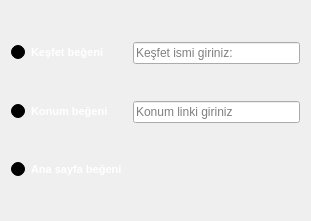
    <widget class="QWidget" name="gridLayoutWidget_2">
     <property name="geometry">
      <rect>
       <x>650</x>
       <y>300</y>
       <width>311</width>
       <height>221</height>
      </rect>
     </property>
     <layout class="QGridLayout" name="begeniislemleri">
      <item row="0" column="1">
       <widget class="QLineEdit" name="lnlkesfetbegeni">
        <property name="placeholderText">
         <string>Keşfet ismi giriniz:</string>
        </property>
       </widget>
      </item>
      <item row="1" column="0">
       <widget class="QRadioButton" name="konumbegeni">
        <property name="palette">
         <palette>
          <active>
           <colorrole role="WindowText">
            <brush brushstyle="SolidPattern">
             <color alpha="255">
              <red>255</red>
              <green>255</green>
              <blue>255</blue>
             </color>
            </brush>
           </colorrole>
           <colorrole role="Button">
            <brush brushstyle="LinearGradientPattern">
             <gradient startx="1.000000000000000" starty="0.000000000000000" endx="1.000000000000000" endy="0.000000000000000" type="LinearGradient" spread="PadSpread" coordinatemode="ObjectBoundingMode">
              <gradientstop position="0.000000000000000">
               <color alpha="255">
                <red>102</red>
                <green>107</green>
                <blue>161</blue>
               </color>
              </gradientstop>
              <gradientstop position="1.000000000000000">
               <color alpha="255">
                <red>255</red>
                <green>255</green>
                <blue>255</blue>
               </color>
              </gradientstop>
             </gradient>
            </brush>
           </colorrole>
           <colorrole role="Base">
            <brush brushstyle="LinearGradientPattern">
             <gradient startx="1.000000000000000" starty="0.000000000000000" endx="1.000000000000000" endy="0.000000000000000" type="LinearGradient" spread="PadSpread" coordinatemode="ObjectBoundingMode">
              <gradientstop position="0.000000000000000">
               <color alpha="255">
                <red>102</red>
                <green>107</green>
                <blue>161</blue>
               </color>
              </gradientstop>
              <gradientstop position="1.000000000000000">
               <color alpha="255">
                <red>255</red>
                <green>255</green>
                <blue>255</blue>
               </color>
              </gradientstop>
             </gradient>
            </brush>
           </colorrole>
           <colorrole role="Window">
            <brush brushstyle="LinearGradientPattern">
             <gradient startx="1.000000000000000" starty="0.000000000000000" endx="1.000000000000000" endy="0.000000000000000" type="LinearGradient" spread="PadSpread" coordinatemode="ObjectBoundingMode">
              <gradientstop position="0.000000000000000">
               <color alpha="255">
                <red>102</red>
                <green>107</green>
                <blue>161</blue>
               </color>
              </gradientstop>
              <gradientstop position="1.000000000000000">
               <color alpha="255">
                <red>255</red>
                <green>255</green>
                <blue>255</blue>
               </color>
              </gradientstop>
             </gradient>
            </brush>
           </colorrole>
          </active>
          <inactive>
           <colorrole role="WindowText">
            <brush brushstyle="SolidPattern">
             <color alpha="255">
              <red>255</red>
              <green>255</green>
              <blue>255</blue>
             </color>
            </brush>
           </colorrole>
           <colorrole role="Button">
            <brush brushstyle="LinearGradientPattern">
             <gradient startx="1.000000000000000" starty="0.000000000000000" endx="1.000000000000000" endy="0.000000000000000" type="LinearGradient" spread="PadSpread" coordinatemode="ObjectBoundingMode">
              <gradientstop position="0.000000000000000">
               <color alpha="255">
                <red>102</red>
                <green>107</green>
                <blue>161</blue>
               </color>
              </gradientstop>
              <gradientstop position="1.000000000000000">
               <color alpha="255">
                <red>255</red>
                <green>255</green>
                <blue>255</blue>
               </color>
              </gradientstop>
             </gradient>
            </brush>
           </colorrole>
           <colorrole role="Base">
            <brush brushstyle="LinearGradientPattern">
             <gradient startx="1.000000000000000" starty="0.000000000000000" endx="1.000000000000000" endy="0.000000000000000" type="LinearGradient" spread="PadSpread" coordinatemode="ObjectBoundingMode">
              <gradientstop position="0.000000000000000">
               <color alpha="255">
                <red>102</red>
                <green>107</green>
                <blue>161</blue>
               </color>
              </gradientstop>
              <gradientstop position="1.000000000000000">
               <color alpha="255">
                <red>255</red>
                <green>255</green>
                <blue>255</blue>
               </color>
              </gradientstop>
             </gradient>
            </brush>
           </colorrole>
           <colorrole role="Window">
            <brush brushstyle="LinearGradientPattern">
             <gradient startx="1.000000000000000" starty="0.000000000000000" endx="1.000000000000000" endy="0.000000000000000" type="LinearGradient" spread="PadSpread" coordinatemode="ObjectBoundingMode">
              <gradientstop position="0.000000000000000">
               <color alpha="255">
                <red>102</red>
                <green>107</green>
                <blue>161</blue>
               </color>
              </gradientstop>
              <gradientstop position="1.000000000000000">
               <color alpha="255">
                <red>255</red>
                <green>255</green>
                <blue>255</blue>
               </color>
              </gradientstop>
             </gradient>
            </brush>
           </colorrole>
          </inactive>
          <disabled>
           <colorrole role="WindowText">
            <brush brushstyle="SolidPattern">
             <color alpha="255">
              <red>120</red>
              <green>120</green>
              <blue>120</blue>
             </color>
            </brush>
           </colorrole>
           <colorrole role="Button">
            <brush brushstyle="LinearGradientPattern">
             <gradient startx="1.000000000000000" starty="0.000000000000000" endx="1.000000000000000" endy="0.000000000000000" type="LinearGradient" spread="PadSpread" coordinatemode="ObjectBoundingMode">
              <gradientstop position="0.000000000000000">
               <color alpha="255">
                <red>102</red>
                <green>107</green>
                <blue>161</blue>
               </color>
              </gradientstop>
              <gradientstop position="1.000000000000000">
               <color alpha="255">
                <red>255</red>
                <green>255</green>
                <blue>255</blue>
               </color>
              </gradientstop>
             </gradient>
            </brush>
           </colorrole>
           <colorrole role="Base">
            <brush brushstyle="LinearGradientPattern">
             <gradient startx="1.000000000000000" starty="0.000000000000000" endx="1.000000000000000" endy="0.000000000000000" type="LinearGradient" spread="PadSpread" coordinatemode="ObjectBoundingMode">
              <gradientstop position="0.000000000000000">
               <color alpha="255">
                <red>102</red>
                <green>107</green>
                <blue>161</blue>
               </color>
              </gradientstop>
              <gradientstop position="1.000000000000000">
               <color alpha="255">
                <red>255</red>
                <green>255</green>
                <blue>255</blue>
               </color>
              </gradientstop>
             </gradient>
            </brush>
           </colorrole>
           <colorrole role="Window">
            <brush brushstyle="LinearGradientPattern">
             <gradient startx="1.000000000000000" starty="0.000000000000000" endx="1.000000000000000" endy="0.000000000000000" type="LinearGradient" spread="PadSpread" coordinatemode="ObjectBoundingMode">
              <gradientstop position="0.000000000000000">
               <color alpha="255">
                <red>102</red>
                <green>107</green>
                <blue>161</blue>
               </color>
              </gradientstop>
              <gradientstop position="1.000000000000000">
               <color alpha="255">
                <red>255</red>
                <green>255</green>
                <blue>255</blue>
               </color>
              </gradientstop>
             </gradient>
            </brush>
           </colorrole>
          </disabled>
         </palette>
        </property>
        <property name="font">
         <font>
          <pointsize>8</pointsize>
          <weight>75</weight>
          <bold>true</bold>
         </font>
        </property>
        <property name="text">
         <string>Konum beğeni</string>
        </property>
       </widget>
      </item>
      <item row="1" column="1">
       <widget class="QLineEdit" name="lnlkonumbegeni">
        <property name="placeholderText">
         <string>Konum linki giriniz</string>
        </property>
       </widget>
      </item>
      <item row="0" column="0">
       <widget class="QRadioButton" name="kesfetbegeni">
        <property name="palette">
         <palette>
          <active>
           <colorrole role="WindowText">
            <brush brushstyle="SolidPattern">
             <color alpha="255">
              <red>255</red>
              <green>255</green>
              <blue>255</blue>
             </color>
            </brush>
           </colorrole>
           <colorrole role="Button">
            <brush brushstyle="LinearGradientPattern">
             <gradient startx="1.000000000000000" starty="0.000000000000000" endx="1.000000000000000" endy="0.000000000000000" type="LinearGradient" spread="PadSpread" coordinatemode="ObjectBoundingMode">
              <gradientstop position="0.000000000000000">
               <color alpha="255">
                <red>102</red>
                <green>107</green>
                <blue>161</blue>
               </color>
              </gradientstop>
              <gradientstop position="1.000000000000000">
               <color alpha="255">
                <red>255</red>
                <green>255</green>
                <blue>255</blue>
               </color>
              </gradientstop>
             </gradient>
            </brush>
           </colorrole>
           <colorrole role="Base">
            <brush brushstyle="LinearGradientPattern">
             <gradient startx="1.000000000000000" starty="0.000000000000000" endx="1.000000000000000" endy="0.000000000000000" type="LinearGradient" spread="PadSpread" coordinatemode="ObjectBoundingMode">
              <gradientstop position="0.000000000000000">
               <color alpha="255">
                <red>102</red>
                <green>107</green>
                <blue>161</blue>
               </color>
              </gradientstop>
              <gradientstop position="1.000000000000000">
               <color alpha="255">
                <red>255</red>
                <green>255</green>
                <blue>255</blue>
               </color>
              </gradientstop>
             </gradient>
            </brush>
           </colorrole>
           <colorrole role="Window">
            <brush brushstyle="LinearGradientPattern">
             <gradient startx="1.000000000000000" starty="0.000000000000000" endx="1.000000000000000" endy="0.000000000000000" type="LinearGradient" spread="PadSpread" coordinatemode="ObjectBoundingMode">
              <gradientstop position="0.000000000000000">
               <color alpha="255">
                <red>102</red>
                <green>107</green>
                <blue>161</blue>
               </color>
              </gradientstop>
              <gradientstop position="1.000000000000000">
               <color alpha="255">
                <red>255</red>
                <green>255</green>
                <blue>255</blue>
               </color>
              </gradientstop>
             </gradient>
            </brush>
           </colorrole>
          </active>
          <inactive>
           <colorrole role="WindowText">
            <brush brushstyle="SolidPattern">
             <color alpha="255">
              <red>255</red>
              <green>255</green>
              <blue>255</blue>
             </color>
            </brush>
           </colorrole>
           <colorrole role="Button">
            <brush brushstyle="LinearGradientPattern">
             <gradient startx="1.000000000000000" starty="0.000000000000000" endx="1.000000000000000" endy="0.000000000000000" type="LinearGradient" spread="PadSpread" coordinatemode="ObjectBoundingMode">
              <gradientstop position="0.000000000000000">
               <color alpha="255">
                <red>102</red>
                <green>107</green>
                <blue>161</blue>
               </color>
              </gradientstop>
              <gradientstop position="1.000000000000000">
               <color alpha="255">
                <red>255</red>
                <green>255</green>
                <blue>255</blue>
               </color>
              </gradientstop>
             </gradient>
            </brush>
           </colorrole>
           <colorrole role="Base">
            <brush brushstyle="LinearGradientPattern">
             <gradient startx="1.000000000000000" starty="0.000000000000000" endx="1.000000000000000" endy="0.000000000000000" type="LinearGradient" spread="PadSpread" coordinatemode="ObjectBoundingMode">
              <gradientstop position="0.000000000000000">
               <color alpha="255">
                <red>102</red>
                <green>107</green>
                <blue>161</blue>
               </color>
              </gradientstop>
              <gradientstop position="1.000000000000000">
               <color alpha="255">
                <red>255</red>
                <green>255</green>
                <blue>255</blue>
               </color>
              </gradientstop>
             </gradient>
            </brush>
           </colorrole>
           <colorrole role="Window">
            <brush brushstyle="LinearGradientPattern">
             <gradient startx="1.000000000000000" starty="0.000000000000000" endx="1.000000000000000" endy="0.000000000000000" type="LinearGradient" spread="PadSpread" coordinatemode="ObjectBoundingMode">
              <gradientstop position="0.000000000000000">
               <color alpha="255">
                <red>102</red>
                <green>107</green>
                <blue>161</blue>
               </color>
              </gradientstop>
              <gradientstop position="1.000000000000000">
               <color alpha="255">
                <red>255</red>
                <green>255</green>
                <blue>255</blue>
               </color>
              </gradientstop>
             </gradient>
            </brush>
           </colorrole>
          </inactive>
          <disabled>
           <colorrole role="WindowText">
            <brush brushstyle="SolidPattern">
             <color alpha="255">
              <red>120</red>
              <green>120</green>
              <blue>120</blue>
             </color>
            </brush>
           </colorrole>
           <colorrole role="Button">
            <brush brushstyle="LinearGradientPattern">
             <gradient startx="1.000000000000000" starty="0.000000000000000" endx="1.000000000000000" endy="0.000000000000000" type="LinearGradient" spread="PadSpread" coordinatemode="ObjectBoundingMode">
              <gradientstop position="0.000000000000000">
               <color alpha="255">
                <red>102</red>
                <green>107</green>
                <blue>161</blue>
               </color>
              </gradientstop>
              <gradientstop position="1.000000000000000">
               <color alpha="255">
                <red>255</red>
                <green>255</green>
                <blue>255</blue>
               </color>
              </gradientstop>
             </gradient>
            </brush>
           </colorrole>
           <colorrole role="Base">
            <brush brushstyle="LinearGradientPattern">
             <gradient startx="1.000000000000000" starty="0.000000000000000" endx="1.000000000000000" endy="0.000000000000000" type="LinearGradient" spread="PadSpread" coordinatemode="ObjectBoundingMode">
              <gradientstop position="0.000000000000000">
               <color alpha="255">
                <red>102</red>
                <green>107</green>
                <blue>161</blue>
               </color>
              </gradientstop>
              <gradientstop position="1.000000000000000">
               <color alpha="255">
                <red>255</red>
                <green>255</green>
                <blue>255</blue>
               </color>
              </gradientstop>
             </gradient>
            </brush>
           </colorrole>
           <colorrole role="Window">
            <brush brushstyle="LinearGradientPattern">
             <gradient startx="1.000000000000000" starty="0.000000000000000" endx="1.000000000000000" endy="0.000000000000000" type="LinearGradient" spread="PadSpread" coordinatemode="ObjectBoundingMode">
              <gradientstop position="0.000000000000000">
               <color alpha="255">
                <red>102</red>
                <green>107</green>
                <blue>161</blue>
               </color>
              </gradientstop>
              <gradientstop position="1.000000000000000">
               <color alpha="255">
                <red>255</red>
                <green>255</green>
                <blue>255</blue>
               </color>
              </gradientstop>
             </gradient>
            </brush>
           </colorrole>
          </disabled>
         </palette>
        </property>
        <property name="font">
         <font>
          <pointsize>8</pointsize>
          <weight>75</weight>
          <bold>true</bold>
         </font>
        </property>
        <property name="text">
         <string>Keşfet beğeni</string>
        </property>
       </widget>
      </item>
      <item row="2" column="0">
       <widget class="QRadioButton" name="Anasayfabegeni">
        <property name="palette">
         <palette>
          <active>
           <colorrole role="WindowText">
            <brush brushstyle="SolidPattern">
             <color alpha="255">
              <red>255</red>
              <green>255</green>
              <blue>255</blue>
             </color>
            </brush>
           </colorrole>
           <colorrole role="Button">
            <brush brushstyle="LinearGradientPattern">
             <gradient startx="1.000000000000000" starty="0.000000000000000" endx="1.000000000000000" endy="0.000000000000000" type="LinearGradient" spread="PadSpread" coordinatemode="ObjectBoundingMode">
              <gradientstop position="0.000000000000000">
               <color alpha="255">
                <red>102</red>
                <green>107</green>
                <blue>161</blue>
               </color>
              </gradientstop>
              <gradientstop position="1.000000000000000">
               <color alpha="255">
                <red>255</red>
                <green>255</green>
                <blue>255</blue>
               </color>
              </gradientstop>
             </gradient>
            </brush>
           </colorrole>
           <colorrole role="Base">
            <brush brushstyle="LinearGradientPattern">
             <gradient startx="1.000000000000000" starty="0.000000000000000" endx="1.000000000000000" endy="0.000000000000000" type="LinearGradient" spread="PadSpread" coordinatemode="ObjectBoundingMode">
              <gradientstop position="0.000000000000000">
               <color alpha="255">
                <red>102</red>
                <green>107</green>
                <blue>161</blue>
               </color>
              </gradientstop>
              <gradientstop position="1.000000000000000">
               <color alpha="255">
                <red>255</red>
                <green>255</green>
                <blue>255</blue>
               </color>
              </gradientstop>
             </gradient>
            </brush>
           </colorrole>
           <colorrole role="Window">
            <brush brushstyle="LinearGradientPattern">
             <gradient startx="1.000000000000000" starty="0.000000000000000" endx="1.000000000000000" endy="0.000000000000000" type="LinearGradient" spread="PadSpread" coordinatemode="ObjectBoundingMode">
              <gradientstop position="0.000000000000000">
               <color alpha="255">
                <red>102</red>
                <green>107</green>
                <blue>161</blue>
               </color>
              </gradientstop>
              <gradientstop position="1.000000000000000">
               <color alpha="255">
                <red>255</red>
                <green>255</green>
                <blue>255</blue>
               </color>
              </gradientstop>
             </gradient>
            </brush>
           </colorrole>
          </active>
          <inactive>
           <colorrole role="WindowText">
            <brush brushstyle="SolidPattern">
             <color alpha="255">
              <red>255</red>
              <green>255</green>
              <blue>255</blue>
             </color>
            </brush>
           </colorrole>
           <colorrole role="Button">
            <brush brushstyle="LinearGradientPattern">
             <gradient startx="1.000000000000000" starty="0.000000000000000" endx="1.000000000000000" endy="0.000000000000000" type="LinearGradient" spread="PadSpread" coordinatemode="ObjectBoundingMode">
              <gradientstop position="0.000000000000000">
               <color alpha="255">
                <red>102</red>
                <green>107</green>
                <blue>161</blue>
               </color>
              </gradientstop>
              <gradientstop position="1.000000000000000">
               <color alpha="255">
                <red>255</red>
                <green>255</green>
                <blue>255</blue>
               </color>
              </gradientstop>
             </gradient>
            </brush>
           </colorrole>
           <colorrole role="Base">
            <brush brushstyle="LinearGradientPattern">
             <gradient startx="1.000000000000000" starty="0.000000000000000" endx="1.000000000000000" endy="0.000000000000000" type="LinearGradient" spread="PadSpread" coordinatemode="ObjectBoundingMode">
              <gradientstop position="0.000000000000000">
               <color alpha="255">
                <red>102</red>
                <green>107</green>
                <blue>161</blue>
               </color>
              </gradientstop>
              <gradientstop position="1.000000000000000">
               <color alpha="255">
                <red>255</red>
                <green>255</green>
                <blue>255</blue>
               </color>
              </gradientstop>
             </gradient>
            </brush>
           </colorrole>
           <colorrole role="Window">
            <brush brushstyle="LinearGradientPattern">
             <gradient startx="1.000000000000000" starty="0.000000000000000" endx="1.000000000000000" endy="0.000000000000000" type="LinearGradient" spread="PadSpread" coordinatemode="ObjectBoundingMode">
              <gradientstop position="0.000000000000000">
               <color alpha="255">
                <red>102</red>
                <green>107</green>
                <blue>161</blue>
               </color>
              </gradientstop>
              <gradientstop position="1.000000000000000">
               <color alpha="255">
                <red>255</red>
                <green>255</green>
                <blue>255</blue>
               </color>
              </gradientstop>
             </gradient>
            </brush>
           </colorrole>
          </inactive>
          <disabled>
           <colorrole role="WindowText">
            <brush brushstyle="SolidPattern">
             <color alpha="255">
              <red>120</red>
              <green>120</green>
              <blue>120</blue>
             </color>
            </brush>
           </colorrole>
           <colorrole role="Button">
            <brush brushstyle="LinearGradientPattern">
             <gradient startx="1.000000000000000" starty="0.000000000000000" endx="1.000000000000000" endy="0.000000000000000" type="LinearGradient" spread="PadSpread" coordinatemode="ObjectBoundingMode">
              <gradientstop position="0.000000000000000">
               <color alpha="255">
                <red>102</red>
                <green>107</green>
                <blue>161</blue>
               </color>
              </gradientstop>
              <gradientstop position="1.000000000000000">
               <color alpha="255">
                <red>255</red>
                <green>255</green>
                <blue>255</blue>
               </color>
              </gradientstop>
             </gradient>
            </brush>
           </colorrole>
           <colorrole role="Base">
            <brush brushstyle="LinearGradientPattern">
             <gradient startx="1.000000000000000" starty="0.000000000000000" endx="1.000000000000000" endy="0.000000000000000" type="LinearGradient" spread="PadSpread" coordinatemode="ObjectBoundingMode">
              <gradientstop position="0.000000000000000">
               <color alpha="255">
                <red>102</red>
                <green>107</green>
                <blue>161</blue>
               </color>
              </gradientstop>
              <gradientstop position="1.000000000000000">
               <color alpha="255">
                <red>255</red>
                <green>255</green>
                <blue>255</blue>
               </color>
              </gradientstop>
             </gradient>
            </brush>
           </colorrole>
           <colorrole role="Window">
            <brush brushstyle="LinearGradientPattern">
             <gradient startx="1.000000000000000" starty="0.000000000000000" endx="1.000000000000000" endy="0.000000000000000" type="LinearGradient" spread="PadSpread" coordinatemode="ObjectBoundingMode">
              <gradientstop position="0.000000000000000">
               <color alpha="255">
                <red>102</red>
                <green>107</green>
                <blue>161</blue>
               </color>
              </gradientstop>
              <gradientstop position="1.000000000000000">
               <color alpha="255">
                <red>255</red>
                <green>255</green>
                <blue>255</blue>
               </color>
              </gradientstop>
             </gradient>
            </brush>
           </colorrole>
          </disabled>
         </palette>
        </property>
        <property name="font">
         <font>
          <pointsize>8</pointsize>
          <weight>75</weight>
          <bold>true</bold>
         </font>
        </property>
        <property name="text">
         <string>Ana sayfa beğeni</string>
        </property>
       </widget>
      </item>
     </layout>
    </widget>
